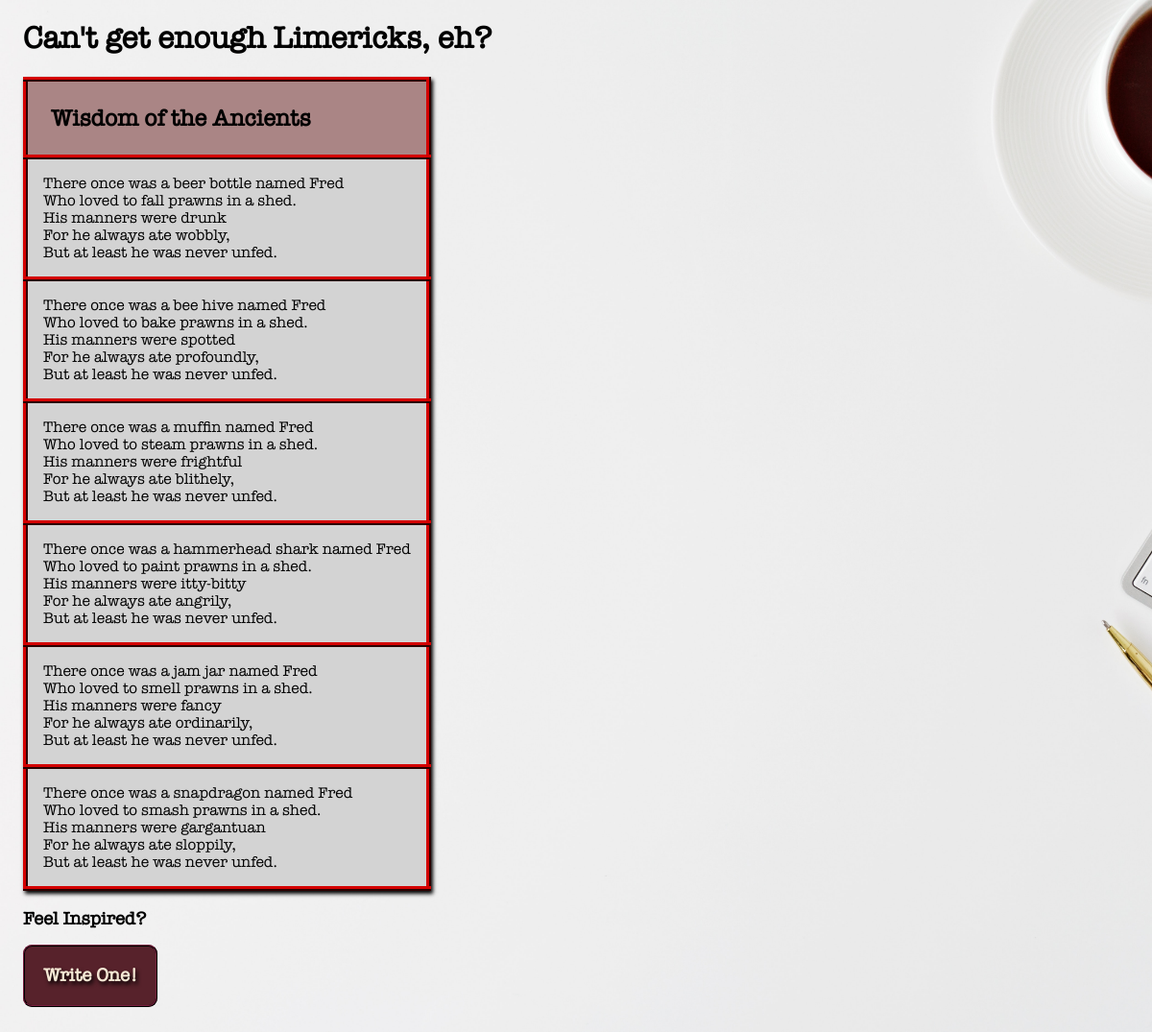
/allStories.php, run on the app's committed database.
### tables this page shows
CREATE TABLE `stories` (
  `id` int(11) NOT NULL AUTO_INCREMENT,
  `noun` varchar(30) DEFAULT NULL,
  `verb` varchar(30) DEFAULT NULL,
  `adjective` varchar(30) DEFAULT NULL,
  `adverb` varchar(30) DEFAULT NULL,
  `full_story` varchar(300) DEFAULT NULL,
  PRIMARY KEY (`id`)
);

### MadLibs.php (the view, shortened to what this page needs)
<?php
    class MadLibs
    {
        public function displayAllStories()
        {
            $dbc = mysqli_connect(DB_HOST, DB_USER, DB_PASSWORD, DB_NAME)
                    or die("The database is feeling uncooperative right now.");
            $query = "SELECT * FROM stories ORDER BY id DESC";
            $result = mysqli_query($dbc, $query)
                    or die("Funny story: your query failed." . mysqli_error($dbc));
            $this->formatStoryTable($result);
        }
        public function formatStoryTable($result)
        {
            echo '<table><tr><th>Wisdom of the Ancients</th></tr>';
            while($row = mysqli_fetch_array($result))
            {
                $story = $row['full_story'];
                echo '<tr><td>' . $story . '</td></tr>';
            }
            echo '</table>';
        }
    }
?>

### allStories.php (shortened to what this page needs)
<?php
    require_once('MadLibs.php');
    $story_table = new MadLibs();
?>
<!DOCTYPE html PUBLIC "-//W3C//DTD XHTML 1.0 Transitional//EN"
    "http://www.w3.org/TR/xhtml1/DTD/xhtml1-transitional.dtd">
<html xmlns="http://www.w3.org/1999/xhtml" xml:lang="en" lang="en">
<head>
    <link rel="stylesheet" type="text/css" href="styles/allStoryStyles.css" />
</head>
<body>
    <div class="storyOutput">
    <h1>Can't get enough Limericks, eh?</h1>
<?php
    $story_table->displayAllStories();
    echo '<br /><h3 class="inspired">Feel Inspired?</h3>';
    echo '<a href="playMadLibs.php" class="writeButton">Write One!</a>';
?>
</div>
</body>
</html>

### styles/allStoryStyles.css (style rules this page uses)
body { background-image: url(../images/allStoriesBackground.jpg); background-repeat: no-repeat; background-size: cover; }
div { font-family: "American Typewriter", serif; font-size: 1em; text-align: left; margin: 1em 1em 3em 1em; }
.inspired { margin-bottom: 2em; margin-top: 0em; }
table { box-shadow: 2px 3px 4px black; }
table, td, th { border-collapse: collapse; border: 5px ridge maroon; padding: 1em; }
th { font-size: 1.5em; background-color: rgb(170, 133, 133); }
tr { background-color: lightgray; }
.writeButton { background-color: #57222b; border: .12em ridge #210811; border-radius: .5em; color: #f5e9d5; font-size: 1.2em; font-weight: bold; margin-top: 2em; margin-bottom: 2em; padding: 1em; text-decoration: none; text-shadow: 2px 3px 4px black; transition-duration: .3s; transition-property: all; }

### data on the page
stories: full_story "There once was a beer bottle named Fred Who loved to fall prawns in a shed. His manners were drunk For he always ate wobbly, But at least he was never unfed."
stories: full_story "There once was a bee hive named Fred Who loved to bake prawns in a shed. His manners were spotted For he always ate profoundly, But at least he was never unfed."
stories: full_story "There once was a muffin named Fred Who loved to steam prawns in a shed. His manners were frightful For he always ate blithely, But at least he was never unfed."
stories: full_story "There once was a hammerhead shark named Fred Who loved to paint prawns in a shed. His manners were itty-bitty For he always ate angrily, But at least he was never unfed."
stories: full_story "There once was a jam jar named Fred Who loved to smell prawns in a shed. His manners were fancy For he always ate ordinarily, But at least he was never unfed."
stories: full_story "There once was a snapdragon named Fred Who loved to smash prawns in a shed. His manners were gargantuan For he always ate sloppily, But at least he was never unfed."
